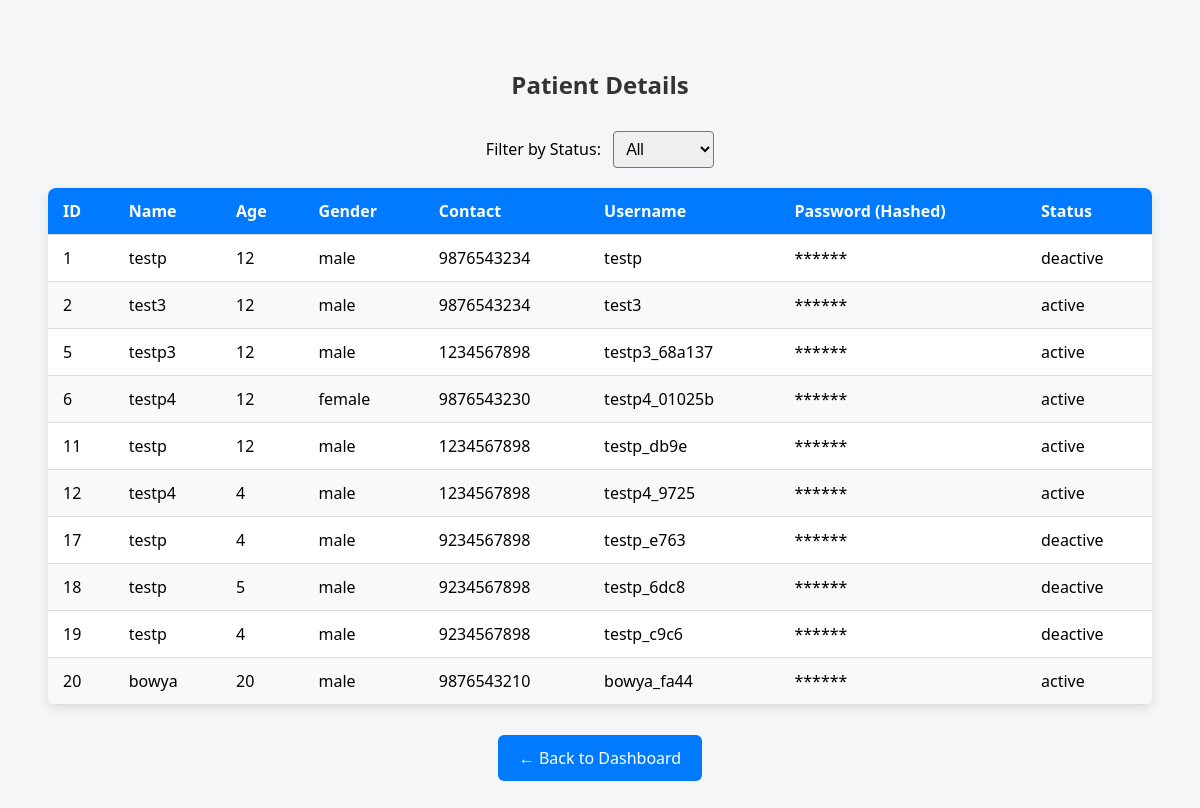
Page /admin/view_patients (signed in) on the committed database.
### tables this page shows
CREATE TABLE patient_logins (
            patient_id INTEGER PRIMARY KEY,
            username TEXT UNIQUE NOT NULL,
            password TEXT NOT NULL, status TEXT DEFAULT 'active',
            FOREIGN KEY (patient_id) REFERENCES patients(id));

CREATE TABLE patients (
    id INTEGER PRIMARY KEY AUTOINCREMENT,
    name TEXT NOT NULL,
    age INTEGER NOT NULL,
    gender TEXT NOT NULL,
    contact TEXT,
    username TEXT UNIQUE NOT NULL, status TEXT DEFAULT 'active');

### app.py (the view, shortened to what this page needs)
@app.route('/admin/view_patients', methods=['GET'])
def view_patients():
    if 'admin' in session:
        status = request.args.get('status', 'all')
        conn = get_db()
        cursor = conn.cursor()
        if status == 'all':
            cursor.execute("""
                SELECT p.id, p.name, p.age, p.gender, p.contact, l.username, p.status
                FROM patients p
                JOIN patient_logins l ON p.id = l.patient_id
                ORDER BY p.id ASC
            """)
        patients = cursor.fetchall()
        conn.close()
        return render_template('view_patients.html', patients=patients, selected_status=status)
    flash("Unauthorized access. Please login to view.")
    return redirect('/login')

### db.py (called while the page is built)
def get_db():
    conn = sqlite3.connect(DATABASE)
    conn.row_factory = sqlite3.Row
    return conn

### templates/view_patients.html (shortened to what this page needs)
<!DOCTYPE html>
<html lang="en">
<head>
</head>
<body>
    <h2>Patient Details</h2>
    <form method="get" action="{{ url_for('view_patients') }}">
        <label for="status">Filter by Status:</label>
        <select name="status" id="status" onchange="this.form.submit()">
            <option value="all" {% if selected_status=='all' %}selected{% endif %}>All</option>
        </select>
    </form>
    <table>
        <thead>
            <tr>
                <th>ID</th>
                <th>Name</th>
                <th>Age</th>
                <th>Gender</th>
                <th>Contact</th>
                <th>Username</th>
                <th>Password (Hashed)</th>
                <th>Status</th>
            </tr>
        </thead>
        <tbody>
            {% for pat in patients %}
            <tr>
                <td>{{ pat['id'] }}</td>
                <td>{{ pat['name'] }}</td>
                <td>{{ pat['age'] }}</td>
                <td>{{ pat['gender'] }}</td>
                <td>{{ pat['contact'] }}</td>
                <td>{{ pat['username'] }}</td>
                <td>******</td>
                <td>{{ pat['status'] }}</td>
            </tr>
            {% endfor %}
        </tbody>
    </table>
    <a href="/admin/dashboard" class="back-btn">← Back to Dashboard</a>
</body>
</html>

### templates/view_patients.html (style rules this page uses)
body { font-family: 'Segoe UI', sans-serif; background-color: #f4f6f8; padding: 40px; }
h2 { text-align: center; color: #333; margin-bottom: 30px; }
form { text-align: center; margin-bottom: 20px; }
table { width: 100%; border-collapse: collapse; margin: auto; background-color: white; box-shadow: 0 4px 12px rgba(0, 0, 0, 0.1); border-radius: 8px; overflow: hidden; }
th, td { padding: 12px 15px; text-align: left; border-bottom: 1px solid #ddd; }
th { background-color: #007bff; color: white; }
tr:nth-child(even) { background-color: #f9f9f9; }
.back-btn { display: block; width: 180px; margin: 30px auto 0; padding: 12px; text-align: center; background-color: #007bff; color: white; border: none; border-radius: 6px; text-decoration: none; font-size: 16px; transition: background-color 0.3s ease; }
select { padding: 8px; font-size: 16px; border-radius: 4px; margin-left: 8px; }
label { font-size: 16px; }

### rows in the picture
patient_logins: id "1", name "testp", age "12", gender "male", contact "9876543234", username "testp", status "deactive"
patient_logins: id "2", name "test3", age "12", gender "male", contact "9876543234", username "test3", status "active"
patient_logins: id "5", name "testp3", age "12", gender "male", contact "1234567898", username "testp3_68a137", status "active"
patient_logins: id "6", name "testp4", age "12", gender "female", contact "9876543230", username "testp4_01025b", status "active"
patient_logins: id "11", name "testp", age "12", gender "male", contact "1234567898", username "testp_db9e", status "active"
patient_logins: id "12", name "testp4", age "4", gender "male", contact "1234567898", username "testp4_9725", status "active"
patient_logins: id "17", name "testp", age "4", gender "male", contact "9234567898", username "testp_e763", status "deactive"
patient_logins: id "18", name "testp", age "5", gender "male", contact "9234567898", username "testp_6dc8", status "deactive"
patient_logins: id "19", name "testp", age "4", gender "male", contact "9234567898", username "testp_c9c6", status "deactive"
patient_logins: id "20", name "bowya", age "20", gender "male", contact "9876543210", username "bowya_fa44", status "active"
